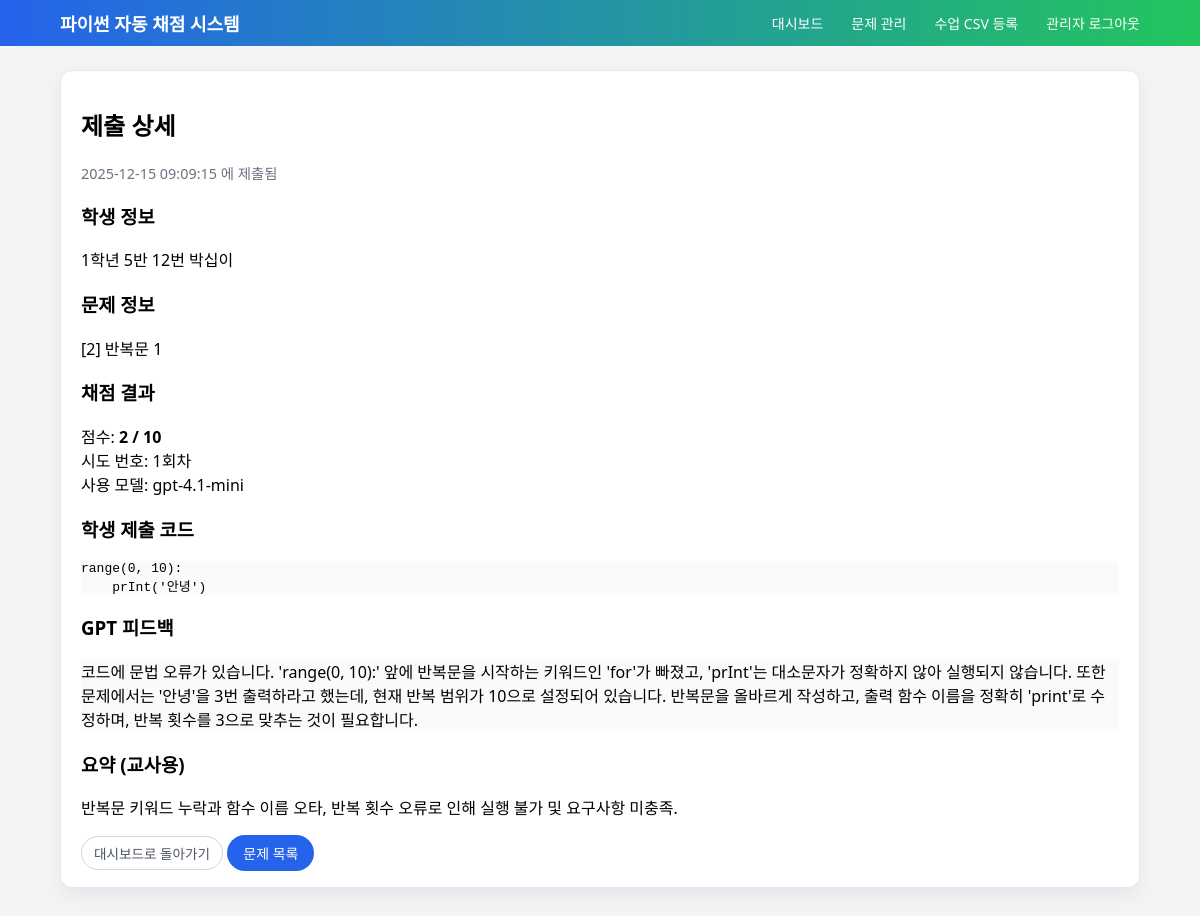
The app's page /admin/submission/7 (signed in) with its own data.
### models.py (models this page shows, shortened)
class Submission(db.Model):
    id = db.Column(db.Integer, primary_key=True)
    student_id = db.Column(
        db.Integer, db.ForeignKey("student.id"), nullable=False
    )
    problem_id = db.Column(
        db.Integer, db.ForeignKey("problem.id"), nullable=False
    )
    code = db.Column(db.Text, nullable=False)
    score = db.Column(db.Integer, nullable=True)
    max_score = db.Column(db.Integer, nullable=True)
    feedback = db.Column(db.Text, nullable=True)
    summary = db.Column(db.Text, nullable=True)
    attempt_no = db.Column(db.Integer, nullable=True)        # 몇 번째 시도인지
    gpt_model = db.Column(db.String(100), nullable=True)
    created_at = db.Column(db.DateTime, default=datetime.utcnow)

class Student(db.Model):
    id = db.Column(db.Integer, primary_key=True)
    grade = db.Column(db.Integer, nullable=False)
    class_no = db.Column(db.Integer, nullable=False)
    student_no = db.Column(db.Integer, nullable=False)
    name = db.Column(db.String(50), nullable=False)
    created_at = db.Column(db.DateTime, default=datetime.utcnow)
    submissions = db.relationship("Submission", backref="student", lazy=True)
    enrollments = db.relationship("Enrollment", backref="student", lazy=True)

class Problem(db.Model):
    id = db.Column(db.Integer, primary_key=True)
    title = db.Column(db.String(200), nullable=False)
    description = db.Column(db.Text, nullable=False)
    sample_input = db.Column(db.Text, nullable=True)
    sample_output = db.Column(db.Text, nullable=True)
    answer_code = db.Column(db.Text, nullable=False)
    rubric = db.Column(db.Text, nullable=False)
    is_open = db.Column(db.Boolean, default=False)
    max_score = db.Column(db.Integer, default=10)
    created_at = db.Column(db.DateTime, default=datetime.utcnow)
    updated_at = db.Column(
        db.DateTime, default=datetime.utcnow, onupdate=datetime.utcnow
    )
    submissions = db.relationship("Submission", backref="problem", lazy=True)

### app.py (the view)
    @app.route("/admin/submission/<int:submission_id>")
    @admin_login_required
    def admin_submission_detail(submission_id):
        sub = Submission.query.get_or_404(submission_id)
        return render_template("admin/submission_detail.html", submission=sub)

### app.py (called while the page is built)
def admin_login_required(f):
    @wraps(f)
    def wrapper(*args, **kwargs):
        if "admin_id" not in session:
            flash("관리자 로그인이 필요합니다.")
            return redirect(url_for("admin_login"))
        return f(*args, **kwargs)
    return wrapper

### templates/admin/submission_detail.html (shortened to what this page needs)
{% extends "base.html" %}
{% block content %}
<div class="card">
  <h2>제출 상세</h2>
  <p class="text-muted" style="margin-bottom:12px;">
    {{ submission.created_at.strftime("%Y-%m-%d %H:%M:%S") }} 에 제출됨
  </p>
  <h3 class="subheading">학생 정보</h3>
  <p>
    {{ submission.student.grade }}학년
    {{ submission.student.class_no }}반
    {{ "%02d"|format(submission.student.student_no) }}번
    {{ submission.student.name }}
  </p>
  <h3 class="subheading">문제 정보</h3>
  <p>
    [{{ submission.problem.id }}] {{ submission.problem.title }}
  </p>
  <h3 class="subheading">채점 결과</h3>
  <p>
    점수: <strong>{{ submission.score }} / {{ submission.max_score }}</strong><br>
    시도 번호: {{ submission.attempt_no or 1 }}회차<br>
    사용 모델: {{ submission.gpt_model or "알 수 없음" }}
  </p>
  <h3 class="subheading">학생 제출 코드</h3>
  <pre class="code-block"><code>{{ submission.code | e }}</code></pre>
  <h3 class="subheading">GPT 피드백</h3>
  <div class="code-block">
    {{ submission.feedback | e | replace('\n', '<br>') | safe }}
  </div>
  {% if submission.summary %}
    <h3 class="subheading">요약 (교사용)</h3>
    <p>{{ submission.summary }}</p>
  {% endif %}
  <div style="margin-top:16px;">
    <a href="{{ url_for('admin_dashboard') }}" class="btn btn-secondary">
      대시보드로 돌아가기
    </a>
    <a href="{{ url_for('admin_problem_list') }}" class="btn">
      문제 목록
    </a>
  </div>
</div>
{% endblock %}

### static/css/main.css (style rules this page uses)
body { font-family: system-ui, -apple-system, BlinkMacSystemFont, sans-serif; margin: 0; background: #f3f4f6; }
.card { background: #fff; border-radius: 12px; padding: 16px 20px; box-shadow: 0 10px 30px rgba(15, 23, 42, 0.08); margin-bottom: 16px; }
.btn { display: inline-block; padding: 8px 14px; border-radius: 999px; border: none; background: #2563eb; color: #fff; text-decoration: none; font-size: 0.9rem; cursor: pointer; }
.btn-secondary { background: #6b7280; }
.text-muted { color: #6b7280; font-size: 0.9rem; }
.code-block { background: #f9fafb }
body { margin: 0; font-family: system-ui, -apple-system, BlinkMacSystemFont, "Segoe UI", sans-serif; background: #f3f4f6; }
.card { background: white; border-radius: 16px; padding: 20px 24px; box-shadow: 0 15px 35px rgba(15, 23, 42, 0.08); }
.btn { display: inline-block; border-radius: 999px; border: none; background: #2563eb; color: white; padding: 8px 16px; font-size: 14px; cursor: pointer; text-decoration: none; }
.btn-secondary { background: #4b5563; }
.card { background: #ffffff; border-radius: 12px; padding: 16px 20px; box-shadow: 0 8px 20px rgba(15, 23, 42, 0.06); border: 1px solid #e5e7eb; }
.btn-secondary { display: inline-flex; align-items: center; gap: 4px; padding: 6px 12px; border-radius: 999px; border: 1px solid #d1d5db; background: #ffffff; color: #4b5563; font-size: 0.85rem; text-decoration: none; box-shadow: none; cursor: pointer; transition: background-color 0.15s ease, border-color 0.15s ease, color 0.15s ease, transform 0.05s ease; }

### records on screen
Submission: created_at "2025-12-15 09:09:15", score "2", max_score "10", attempt_no "1", gpt_model "gpt-4.1-mini", code "range(0, 10): prInt('안녕')", feedback "코드에 문법 오류가 있습니다. 'range(0, 10):' 앞에 반복문을 시작하는 키워드인 'for'가 빠졌고, 'prInt'는 대소문자가 정확하지 않아 실행되지 않습니다. 또한 문제에서는 '안녕'을 3번 출력하라고 했는데, 현재 반복 범위가 10으로 설정되어 있습니다. 반복문을 올바르게 작성하고, 출력 함수 이름을 정확히 'print'로 수정하며, 반복 횟수를 3으로 맞추는 것이 필요합니다.", summary "반복문 키워드 누락과 함수 이름 오타, 반복 횟수 오류로 인해 실행 불가 및 요구사항 미충족."
Student: student.grade "1", student.class_no "5", student.student_no "12", student.name "박십이"
Problem: problem.id "2", problem "반복문 1"
